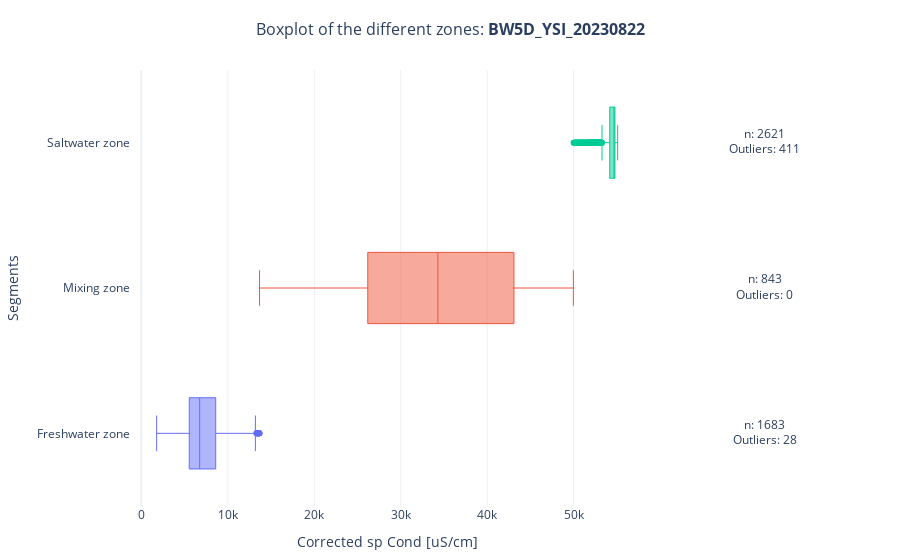

Notebook cell for this chart:
### Markdown cell above
---

### Boxplot by Zone

### Code cell
# Plot the boxplot for the variable 'y' with a custom title and external annotations.
sz.plot_boxplot_segments(segments[0], segments[1], segments[2], 
                        variable=y_column, 
                        segment_names=['Freshwater zone', 'Mixing zone', 'Saltwater zone'], 
                        show_outliers=True,
                        title=f"Boxplot of the different zones: <b>{name}<b>")

### Figure 1 — Plotly figure (JSON) as saved in the notebook; plotly's stock layout.template omitted (floating-point values rounded to 4 significant figures; data arrays with more than 128 entries replaced by an {"elided": "..."} marker saying what was removed)
{"data": [{"boxpoints": "outliers", "line": {"width": 1}, "marker": {"opacity": 0.7}, "name": "Freshwater zone", "orientation": "h", "type": "box", "x": {"elided": "1683 float values"}, "xaxis": "x", "yaxis": "y"}, {"boxpoints": "outliers", "line": {"width": 1}, "marker": {"opacity": 0.7}, "name": "Mixing zone", "orientation": "h", "type": "box", "x": {"elided": "843 float values"}, "xaxis": "x", "yaxis": "y"}, {"boxpoints": "outliers", "line": {"width": 1}, "marker": {"opacity": 0.7}, "name": "Saltwater zone", "orientation": "h", "type": "box", "x": {"elided": "2621 float values"}, "xaxis": "x", "yaxis": "y"}, {"mode": "text", "text": ["n: 1683<br>Outliers: 28", "n: 843<br>Outliers: 0", "n: 2621<br>Outliers: 411"], "textfont": {"size": 12}, "type": "scatter", "x": [0.5, 0.5, 0.5], "xaxis": "x2", "y": ["Freshwater zone", "Mixing zone", "Saltwater zone"], "yaxis": "y2"}], "layout": {"margin": {"b": 50, "l": 50, "r": 50, "t": 70}, "showlegend": false, "title": {"font": {"size": 16}, "text": "Boxplot of the different zones: <b>BW5D_YSI_20230822<b>", "x": 0.5, "xanchor": "center"}, "xaxis": {"anchor": "y", "domain": [0, 0.7125], "title": {"text": "Corrected sp Cond [uS/cm]"}}, "xaxis2": {"anchor": "y2", "domain": [0.7625, 1], "visible": false}, "yaxis": {"anchor": "x", "domain": [0, 1], "title": {"text": "Segments"}}, "yaxis2": {"anchor": "x2", "domain": [0, 1], "matches": "y", "showticklabels": false, "visible": false}}}
